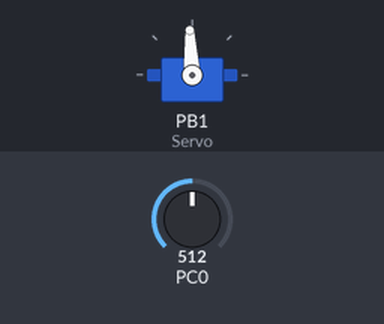
A program run on a simulated ATmega328P, built with avr-gcc and emulated at 16 MHz. Shown: servo. Inputs (shaded band) come from the test bench; at power-on: PC0 = 512. Servo pulses on a pin are drawn as a servo (544–2400 µs = 0–180°).

Above: at 1.2 s.
1.3 s: PC0 set to 716
At 2.5 s:
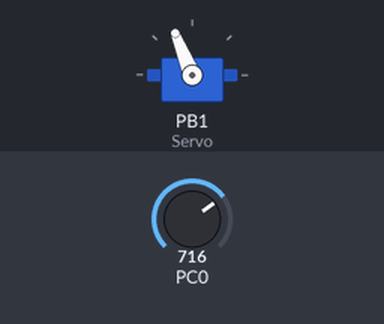
2.8 s: PC0 set to 900
At 3.5 s:
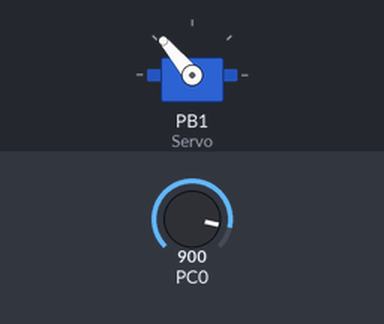
4.3 s: PC0 set to 1023
At 4.7 s:
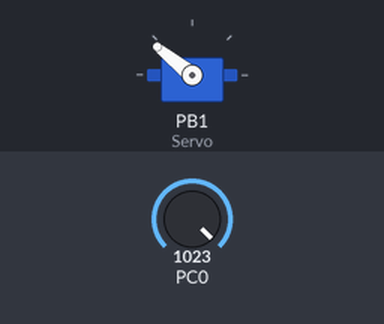
5.8 s: PC0 set to 306
At 7.0 s:
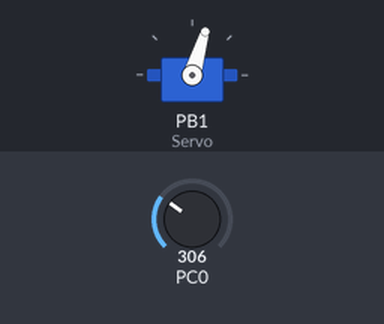
7.3 s: PC0 set to 122
At 8.2 s:
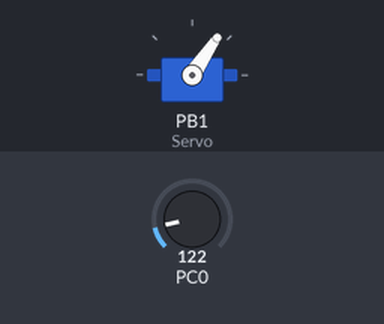
8.8 s: PC0 set to 511
At 10.1 s:
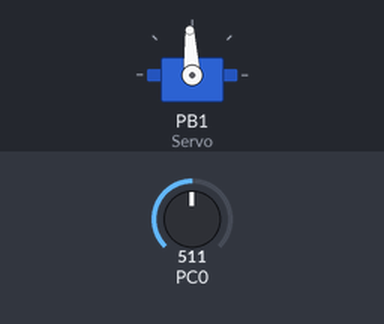
Timing chart, 0 to 11.4 s (numbered marks = the images above; inputs shaded):
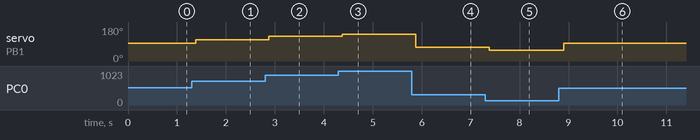

The program:

main.c
```c
#define F_CPU 16000000UL

#include <avr/io.h>
#include <util/delay.h>
#include <stdint.h>

// Servo Initialization
void Servo_Init(void)
{
	DDRB |= (1 << PB1);

	// Fast PWM Mode 14
	// Non-inverting OC1A
	TCCR1A = (1 << COM1A1) | (1 << WGM11);

	// Prescaler = 8
	TCCR1B = (1 << WGM13) |
	(1 << WGM12) |
	(1 << CS11);

	ICR1 = 39999;
}

// ADC Initialization
void ADC_Init(void)
{
	// AVCC as reference voltage
	ADMUX = (1 << REFS0);

	// Enable ADC, Prescaler = 128
	ADCSRA = (1 << ADEN) |
	(1 << ADPS2) |
	(1 << ADPS1) |
	(1 << ADPS0);
}

// Read ADC Value
uint16_t ADC_Read(uint8_t channel)
{
	ADMUX = (ADMUX & 0xF0) | (channel & 0x0F);

	// Start conversion
	ADCSRA |= (1 << ADSC);

	// Wait until conversion finishes
	while (ADCSRA & (1 << ADSC));

	return ADC;
}

int main(void)
{
	uint16_t pot_value;
	uint16_t servo_value;

	Servo_Init();
	ADC_Init();

	while(1)
	{
		// Read Potentiometer from ADC0
		pot_value = ADC_Read(0);
_delay_ms(20);
		// Map ADC (0-1023) to Servo (2000-4000)
		servo_value = 2000 + ((uint32_t)pot_value * 2000 / 1023);
_delay_ms(20);
		OCR1A = servo_value;

		_delay_ms(20);
	}
}
```

Measured:
- after the input at 1.3 s, servo on PB1 (Servo): 93° → 112° after 0.08 s
- after the input at 2.8 s, servo on PB1 (Servo): 112° → 130° after 0.08 s
- after the input at 4.3 s, servo on PB1 (Servo): 130° → 141° after 0.08 s
- after the input at 5.8 s, servo on PB1 (Servo): 141° → 73° after 0.08 s
- after the input at 7.3 s, servo on PB1 (Servo): 73° → 56° after 0.08 s
- after the input at 8.8 s, servo on PB1 (Servo): 56° → 93° after 0.10 s
